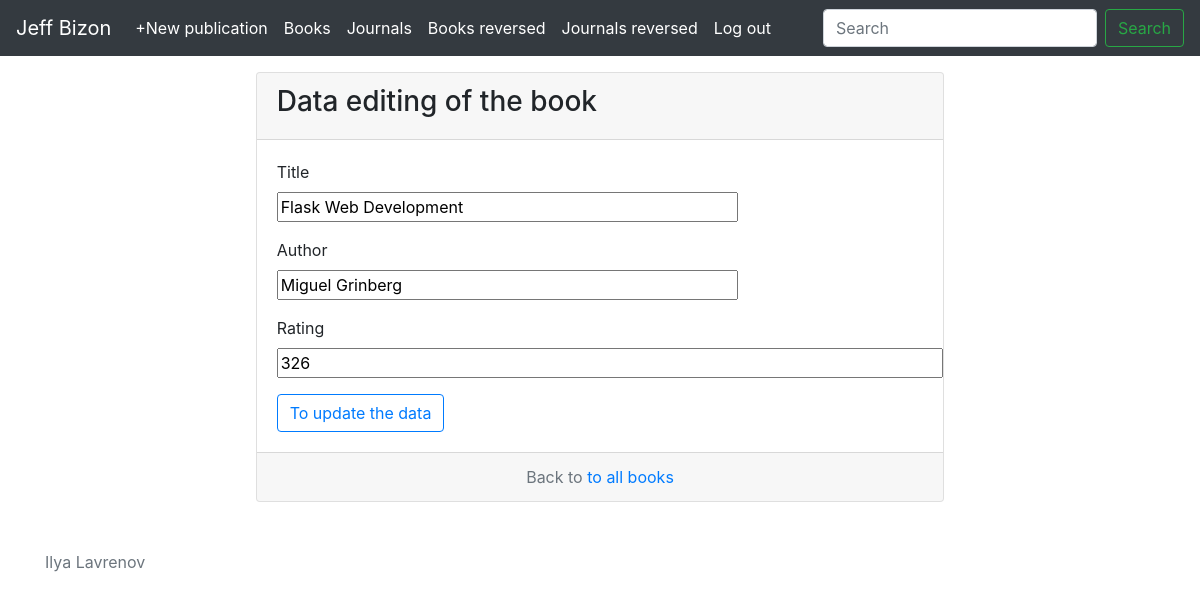
The page /books/book/8/update (signed in) on the database its author committed.
### app/models.py (models this page shows)
class Book(db.Model):
    id = db.Column(db.Integer, primary_key=True)
    created = db.Column(db.DateTime, index=True, default=datetime.now)
    title = db.Column(db.String(150))
    author = db.Column(db.String(200))
    rating = db.Column(db.Integer)
    user_id = db.Column(db.Integer, db.ForeignKey('user.id'))

### app/routes.py (the view, shortened to what this page needs)
@app.route('/books/book/<id>/update', methods=['GET', 'POST'])
@login_required
def book_update(id):
    book = Book.query.get_or_404(id)
    form = BookForm(obj=book)
    return render_template("book_update.html", book=book, form=form)

### app/forms.py
class BookForm(FlaskForm):
    title = StringField('Title', validators=[DataRequired()])
    author = StringField("Author", validators=[DataRequired()])
    rating = StringField("Rating", validators=[DataRequired()])
    submit = SubmitField('Publication')

### app/models.py (called while the page is built)
@login.user_loader
def load_user(id:int):
    return User.query.get(int(id))

### app/templates/book_update.html (shortened to what this page needs)
{% extends 'base_card.html' %}
{% block card_header %}
<h3>Data editing of the book</h3>
{% endblock %}
{% block card_body %}
    <form action="" method="POST" novalidate>
        <p>
            {{ form.title.label }}<br>
            {{ form.title(size=40)}}<br>
        </p>
        <p>
            {{ form.author.label }}<br>
            {{ form.author(size=40)}}<br>
        </p>
        <p>
            {{ form.rating.label }}<br>
            {{ form.rating(size=60)}}<br>
        </p>
        <button type="submit" class="btn btn-outline-primary">To update the data</button>
    </form>
{% endblock %}
{% block card_footer %}
<span>
    Back to <a href="{{ url_for('books_list') }}">to all books</a>
</span>
{% endblock %}

### rows shown on the page
Book: title "Flask Web Development", author "Miguel Grinberg", rating "326"
